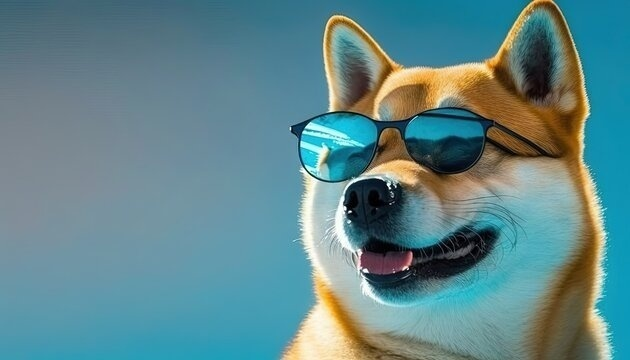
#> input picture DOGe.jpg, 630 x 360 px; the run also reads 1 picture not shown here
$ jupyter execute --allow-errors chap143.ipynb
#> lines starting #> are read from the running program, lines starting #| are printed output that depends on the picture
##### Chap. 1.4.3 Geometric Transformations of Images

[cell 1]
import cv2
import numpy as np
from matplotlib import pyplot as plt

#### Sclae

[cell 2]
img = cv2.imread('DOGe.jpg')
#> img is the input picture: shape (360, 630, 3); mean B, G, R 139.5, 134.7, 95.7
res = cv2.resize(img,None,fx=3, fy=3, interpolation = cv2.INTER_CUBIC)

[cell 3]
cv2.namedWindow('image')
while(1):
    cv2.imshow('image',res)
    k=cv2.waitKey(1)&0xFF
#> (key Esc is pressed here)
    if k== ord('m'):
        mode=not mode
    elif k==27:
        break
cv2.destroyAllWindows()

#### Translate

[cell 4]
img = cv2.imread('DOGe.jpg',0)
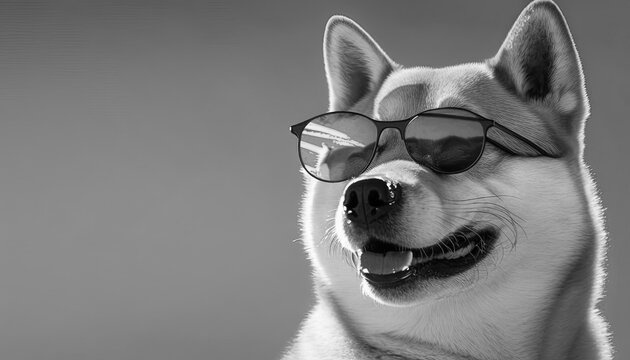
#> img: shape (360, 630); min 0, max 255, mean 123.6
rows,cols = img.shape[:2]
#> rows = 360; cols = 630
M = np.float32([[1,0,100],[0,1,50]])
dst = cv2.warpAffine(img,M,(cols,rows))
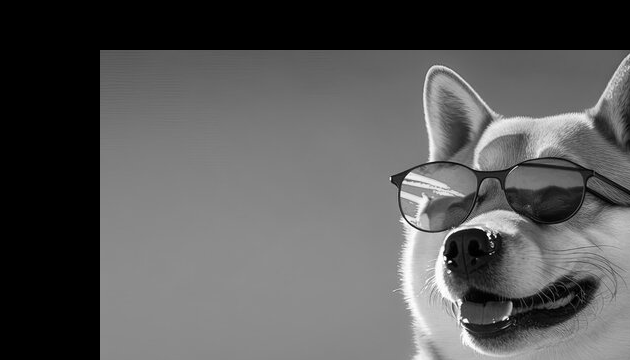
#> dst: shape (360, 630); min 0, max 255, mean 89

[cell 5]
cv2.imshow('img',dst)
cv2.waitKey(0)
cv2.destroyAllWindows()

#### Rotate

[cell 6]
img = cv2.imread('DOGe.jpg')
rows,cols = img.shape[:2]
M = cv2.getRotationMatrix2D((cols/4,rows/4),43,1)
dst = cv2.warpAffine(img,M,(cols,rows))
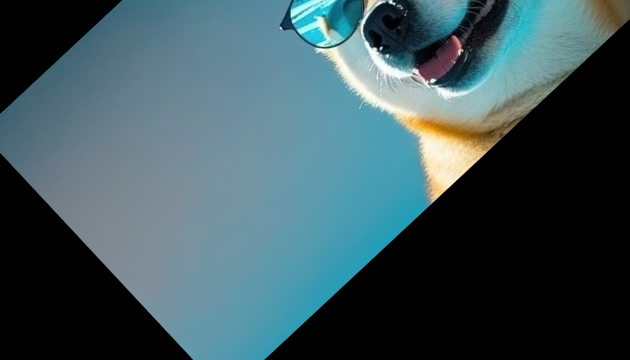
#> dst: shape (360, 630, 3); mean B, G, R 91.7, 85.4, 61.7

[cell 7]
cv2.imshow('img',dst)
cv2.waitKey(0)
cv2.destroyAllWindows()

##### Affine Transformation

[cell 8]
img = cv2.imread('DOGe.png')
rows,cols,ch = img.shape
#> ch = 3

pts1 = np.float32([[50,50],[200,50],[50,200]])
pts2 = np.float32([[10,100],[200,50],[100,250]])

M = cv2.getAffineTransform(pts1,pts2)

dst = cv2.warpAffine(img,M,(cols,rows))
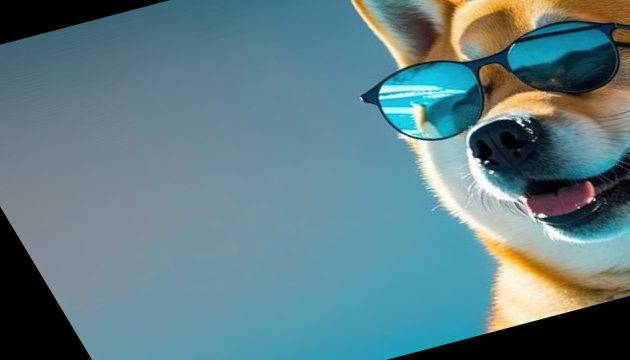
#> dst: shape (360, 630, 3); mean B, G, R 132.5, 125.8, 94.7

plt.subplot(121),plt.imshow(img),plt.title('Input')
plt.subplot(122),plt.imshow(dst),plt.title('Output')
plt.show()
#> figure, not shown here; B, G, R data is drawn as R, G, B

##### Perspective Transformation

[cell 9]
img = cv2.imread('Notebook.jpg')
#> (the rest of this cell did not finish here and is left out)

##### Homework 3

[cell 10]
img = cv2.imread('dsu2.jpg')
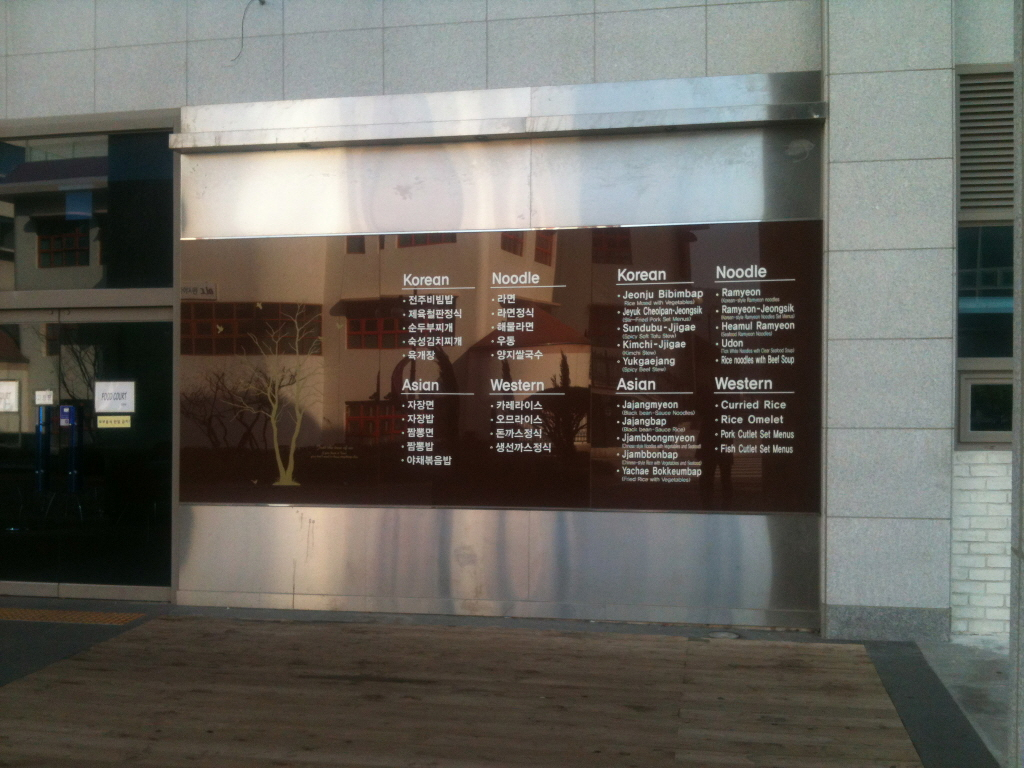
#> input picture dsu2.jpg, 1024 x 768 px
#> img is the input picture: shape (768, 1024, 3); mean B, G, R 93, 99.6, 102.1
rows,cols,ch = img.shape
#> rows = 768; cols = 1024

pts1 = np.float32([[[180, 240],[826, 225],[824, 514],[180, 500]]])
pts2 = np.float32([[0,0],[600,0],[600,450],[0,400]])

M = cv2.getPerspectiveTransform(pts1,pts2)

dst = cv2.warpPerspective(img,M,(600,400))
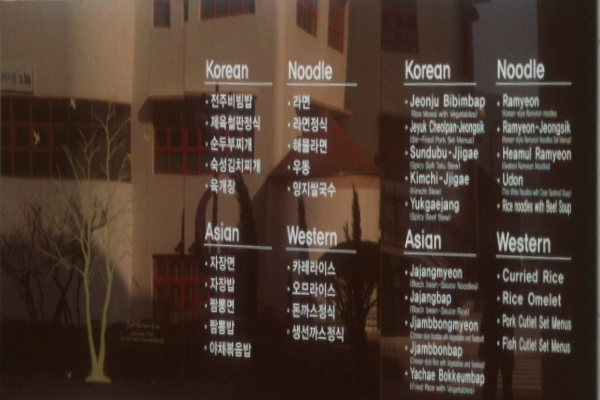
#> dst: shape (400, 600, 3); mean B, G, R 47.8, 57.9, 74.9

plt.subplot(121),plt.imshow(img),plt.title('Input')
plt.subplot(122),plt.imshow(dst),plt.title('Output')
#> figure, not shown here; B, G, R data is drawn as R, G, B
